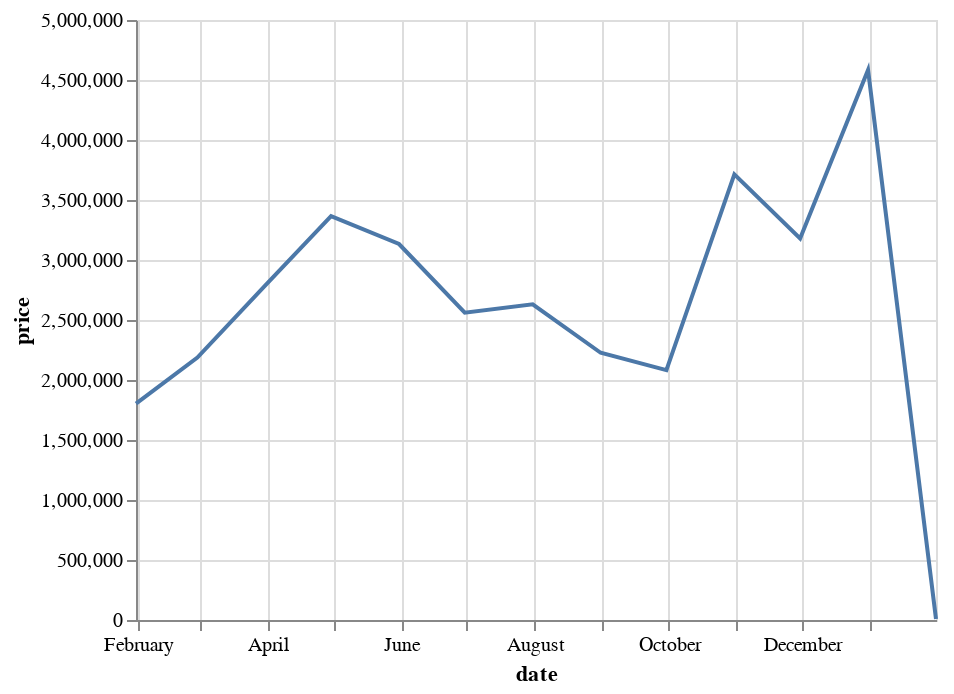

Notebook code cell kept with this figure:
### Code cell
# Altair Chart
# resetting index
monthly_sales = monthly_sales.reset_index(inplace= False)

alt.Chart(monthly_sales).mark_line().encode(
    x='date',
    y='price'
)

### Figure 1 — Vega-Lite specification as saved in the notebook (floating-point values rounded to 4 significant figures)
{"config": {"view": {"continuousWidth": 400, "continuousHeight": 300}}, "data": {"name": "data-535181bd0f3135b044e2b7badb9a4854"}, "mark": "line", "encoding": {"x": {"type": "temporal", "field": "date"}, "y": {"type": "quantitative", "field": "price"}}, "$schema": "https://vega.github.io/schema/vega-lite/v4.8.1.json", "datasets": {"data-535181bd0f3135b044e2b7badb9a4854": [{"date": "2019-01-31T00:00:00", "price": 1802000.0}, {"date": "2019-02-28T00:00:00", "price": 2187000.0}, {"date": "2019-03-31T00:00:00", "price": 2789000.0}, {"date": "2019-04-30T00:00:00", "price": 3366000.0}, {"date": "2019-05-31T00:00:00", "price": 3133000.0}, {"date": "2019-06-30T00:00:00", "price": 2561000.0}, {"date": "2019-07-31T00:00:00", "price": 2631000.0}, {"date": "2019-08-31T00:00:00", "price": 2227000.0}, {"date": "2019-09-30T00:00:00", "price": 2082000.0}, {"date": "2019-10-31T00:00:00", "price": 3714000.0}, {"date": "2019-11-30T00:00:00", "price": 3179000.0}, {"date": "2019-12-31T00:00:00", "price": 4583000.0}, {"date": "2020-01-31T00:00:00", "price": 8503.0}]}}
